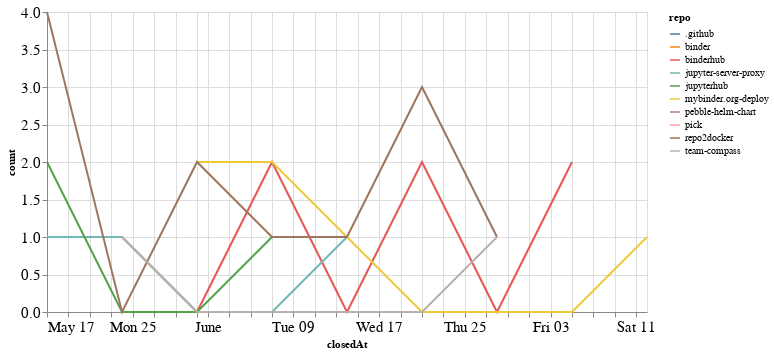

Notebook code cell kept with this figure:
### Code cell
closed_by_time = closed_by.groupby('repo').resample('W', on='closedAt').count()['author'].reset_index()
closed_by_time = closed_by_time.rename(columns={'author': 'count'})

alt.Chart(closed_by_time, width=600).mark_line().encode(
    x='closedAt',
    y='count',
    color='repo',
    tooltip="repo"
)

### Figure 1 — Vega-Lite specification as saved in the notebook (floating-point values rounded to 4 significant figures)
{"config": {"axisLeft": {"labelFontSize": 15}, "axisBottom": {"labelFontSize": 15}}, "data": {"name": "data-9d909ca58e5a4a63b13ab294fe642e71"}, "mark": "line", "encoding": {"color": {"type": "nominal", "field": "repo"}, "tooltip": {"type": "nominal", "field": "repo"}, "x": {"type": "temporal", "field": "closedAt"}, "y": {"type": "quantitative", "field": "count"}}, "width": 600, "$schema": "https://vega.github.io/schema/vega-lite/v4.8.1.json", "datasets": {"data-9d909ca58e5a4a63b13ab294fe642e71": [{"repo": ".github", "closedAt": "2020-05-24T00:00:00", "count": 1}, {"repo": "binder", "closedAt": "2020-06-21T00:00:00", "count": 1}, {"repo": "binderhub", "closedAt": "2020-05-24T00:00:00", "count": 1}, {"repo": "binderhub", "closedAt": "2020-05-31T00:00:00", "count": 0}, {"repo": "binderhub", "closedAt": "2020-06-07T00:00:00", "count": 2}, {"repo": "binderhub", "closedAt": "2020-06-14T00:00:00", "count": 0}, {"repo": "binderhub", "closedAt": "2020-06-21T00:00:00", "count": 2}, {"repo": "binderhub", "closedAt": "2020-06-28T00:00:00", "count": 0}, {"repo": "binderhub", "closedAt": "2020-07-05T00:00:00", "count": 2}, {"repo": "jupyter-server-proxy", "closedAt": "2020-05-17T00:00:00", "count": 1}, {"repo": "jupyter-server-proxy", "closedAt": "2020-05-24T00:00:00", "count": 1}, {"repo": "jupyter-server-proxy", "closedAt": "2020-05-31T00:00:00", "count": 0}, {"repo": "jupyter-server-proxy", "closedAt": "2020-06-07T00:00:00", "count": 0}, {"repo": "jupyter-server-proxy", "closedAt": "2020-06-14T00:00:00", "count": 1}, {"repo": "jupyterhub", "closedAt": "2020-05-17T00:00:00", "count": 2}, {"repo": "jupyterhub", "closedAt": "2020-05-24T00:00:00", "count": 0}, {"repo": "jupyterhub", "closedAt": "2020-05-31T00:00:00", "count": 0}, {"repo": "jupyterhub", "closedAt": "2020-06-07T00:00:00", "count": 1}, {"repo": "mybinder.org-deploy", "closedAt": "2020-05-31T00:00:00", "count": 2}, {"repo": "mybinder.org-deploy", "closedAt": "2020-06-07T00:00:00", "count": 2}, {"repo": "mybinder.org-deploy", "closedAt": "2020-06-14T00:00:00", "count": 1}, {"repo": "mybinder.org-deploy", "closedAt": "2020-06-21T00:00:00", "count": 0}, {"repo": "mybinder.org-deploy", "closedAt": "2020-06-28T00:00:00", "count": 0}, {"repo": "mybinder.org-deploy", "closedAt": "2020-07-05T00:00:00", "count": 0}, {"repo": "mybinder.org-deploy", "closedAt": "2020-07-12T00:00:00", "count": 1}, {"repo": "pebble-helm-chart", "closedAt": "2020-06-07T00:00:00", "count": 1}, {"repo": "pick", "closedAt": "2020-06-14T00:00:00", "count": 1}, {"repo": "repo2docker", "closedAt": "2020-05-17T00:00:00", "count": 4}, {"repo": "repo2docker", "closedAt": "2020-05-24T00:00:00", "count": 0}, {"repo": "repo2docker", "closedAt": "2020-05-31T00:00:00", "count": 2}, {"repo": "repo2docker", "closedAt": "2020-06-07T00:00:00", "count": 1}, {"repo": "repo2docker", "closedAt": "2020-06-14T00:00:00", "count": 1}, {"repo": "repo2docker", "closedAt": "2020-06-21T00:00:00", "count": 3}, {"repo": "repo2docker", "closedAt": "2020-06-28T00:00:00", "count": 1}, {"repo": "team-compass", "closedAt": "2020-05-24T00:00:00", "count": 1}, {"repo": "team-compass", "closedAt": "2020-05-31T00:00:00", "count": 0}, {"repo": "team-compass", "closedAt": "2020-06-07T00:00:00", "count": 0}, {"repo": "team-compass", "closedAt": "2020-06-14T00:00:00", "count": 0}, {"repo": "team-compass", "closedAt": "2020-06-21T00:00:00", "count": 0}, {"repo": "team-compass", "closedAt": "2020-06-28T00:00:00", "count": 1}]}}
